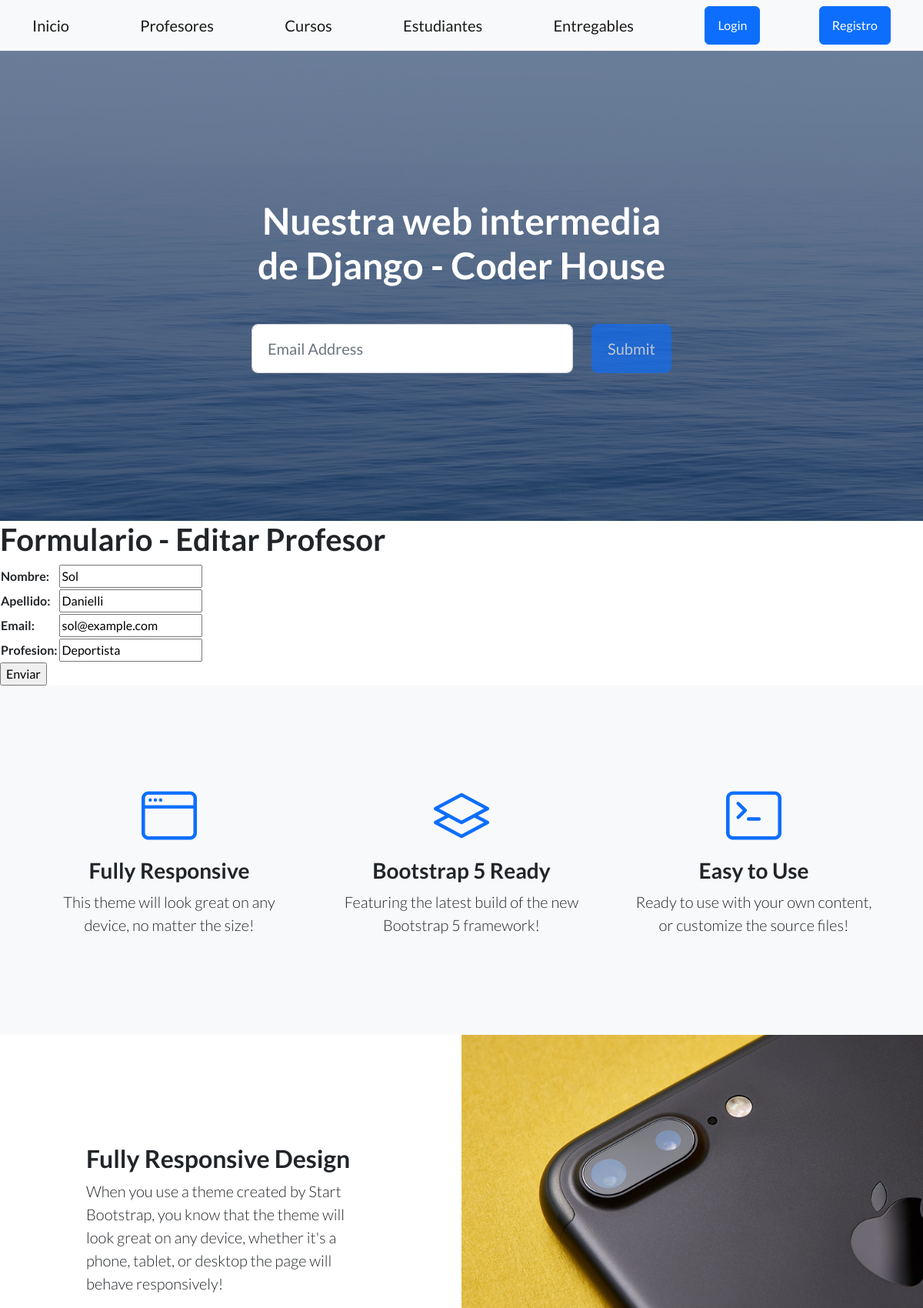
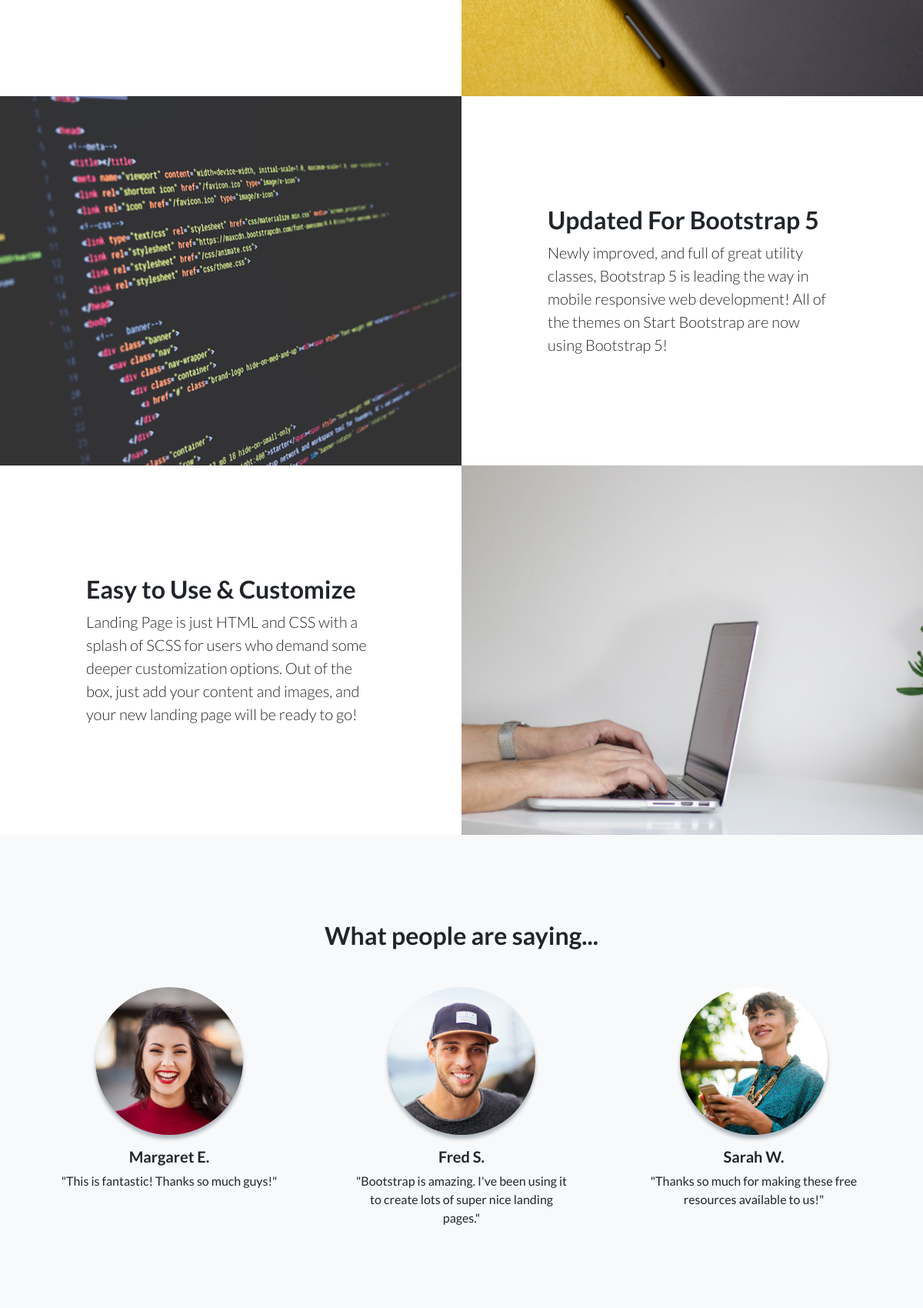
Page /AppCoder/editarProfesor/Sol/ (upper part) on the committed database (2 pictures, top to bottom).
### AppCoder/models.py (models this page shows, shortened)
class Profesor(models.Model):
    nombre = models.CharField(max_length=30)
    apellido = models.CharField(max_length=30)
    email = models.EmailField()
    profesion = models.CharField(max_length=30)

### AppCoder/views.py (the view)
# urls.py: path('editarProfesor/<profesor_nombre>/', views.editar_profesor, name="EditarProfesor"),
def editar_profesor(request, profesor_nombre):
    profesor = Profesor.objects.get(nombre=profesor_nombre)
    if request.method == 'POST':
        miFormulario = ProfesorFormulario(request.POST)
        print(miFormulario)
        if miFormulario.is_valid():  # Si pasó la validación de Django
            informacion = miFormulario.cleaned_data
            profesor.nombre = informacion['nombre']
            profesor.apellido = informacion['apellido']
            profesor.email = informacion['email']
            profesor.profesion = informacion['profesion']
            profesor.save()
            return render(request, "AppCoder/inicio.html")
    else:
        miFormulario = ProfesorFormulario(initial={'nombre': profesor.nombre, 'apellido': profesor.apellido,
                                                   'email': profesor.email, 'profesion': profesor.profesion})
    return render(request, "AppCoder/editarProfesor.html", {"miFormulario": miFormulario, "profesor_nombre": profesor_nombre})

### AppCoder/forms.py
class ProfesorFormulario(forms.Form):
    nombre = forms.CharField(max_length=30)
    apellido = forms.CharField(max_length=30)
    email = forms.EmailField()
    profesion = forms.CharField(max_length=30)

### AppCoder/templates/AppCoder/editarProfesor.html (shortened to what this page needs)
{% extends "AppCoder/padre.html" %}
{% load static %}
{% block contenidoQueCambia %}
    <h1>Formulario - Editar Profesor</h1>
    <form action="" method="POST">{% csrf_token %}
        <table>
            {{ miFormulario.as_table }}
        </table>
        <input type="submit", value="Enviar">
    </form>
{% endblock %}

### rows in the picture
Profesor: nombre "Sol", apellido "Danielli", email "sol@example.com", profesion "Deportista"
